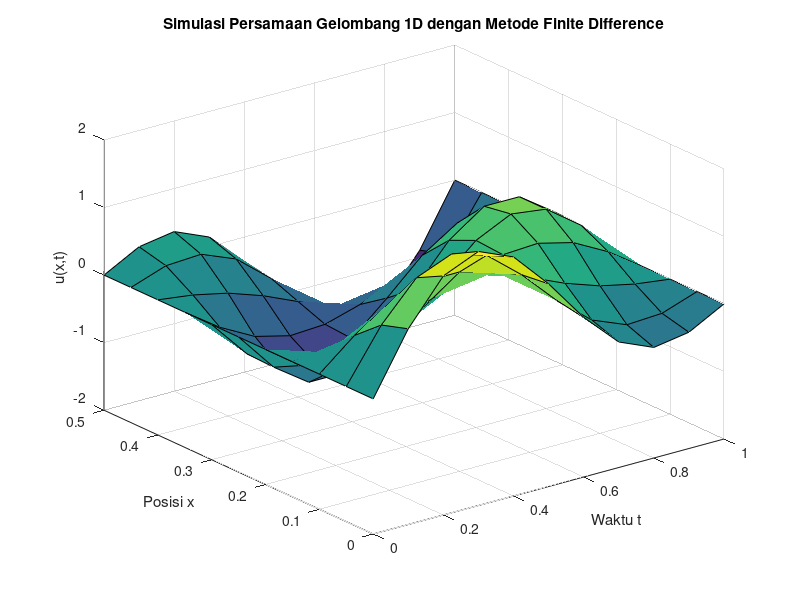

MATLAB code for this plot:
% Parameter
L = 1;               % panjang dawai
T = 0.5;             % waktu maksimum
dx = 0.1;
dt = 0.05;
c = 2;               % kecepatan gelombang
r = c * dt / dx;     % rasio CFL (Courant number)
N = L/dx;            % jumlah segmen ruang
M = T/dt;            % jumlah langkah waktu
x = linspace(0, L, N+1);  % mesh ruang
u = zeros(N+1, M+1);      % solusi u(x,t)

% Kondisi awal u(x,0) = sin(pi*x) + sin(2*pi*x)
for i = 1:N+1
    u(i,1) = sin(pi * x(i)) + sin(2 * pi * x(i));
end

% Kondisi awal turunan waktu ut(x,0) = 0
% Menggunakan:
% u(i,2) = 0.5*(u(i-1,1) + u(i+1,1)) untuk i=2:N
for i = 2:N
    u(i,2) = 0.5 * (u(i-1,1) + u(i+1,1));
end

% Kondisi batas
u(1,:) = 0;      % u(0,t) = 0
u(end,:) = 0;    % u(1,t) = 0

% Iterasi waktu (j = 2 to M)
for j = 2:M
    for i = 2:N
        u(i,j+1) = u(i+1,j) + u(i-1,j) - u(i,j-1);
    end
end

% Plot hasil
[X, T] = meshgrid(0:dt:T, 0:dx:L);
surf(T, X, u)
xlabel('Waktu t')
ylabel('Posisi x')
zlabel('u(x,t)')
title('Simulasi Persamaan Gelombang 1D dengan Metode Finite Difference')
